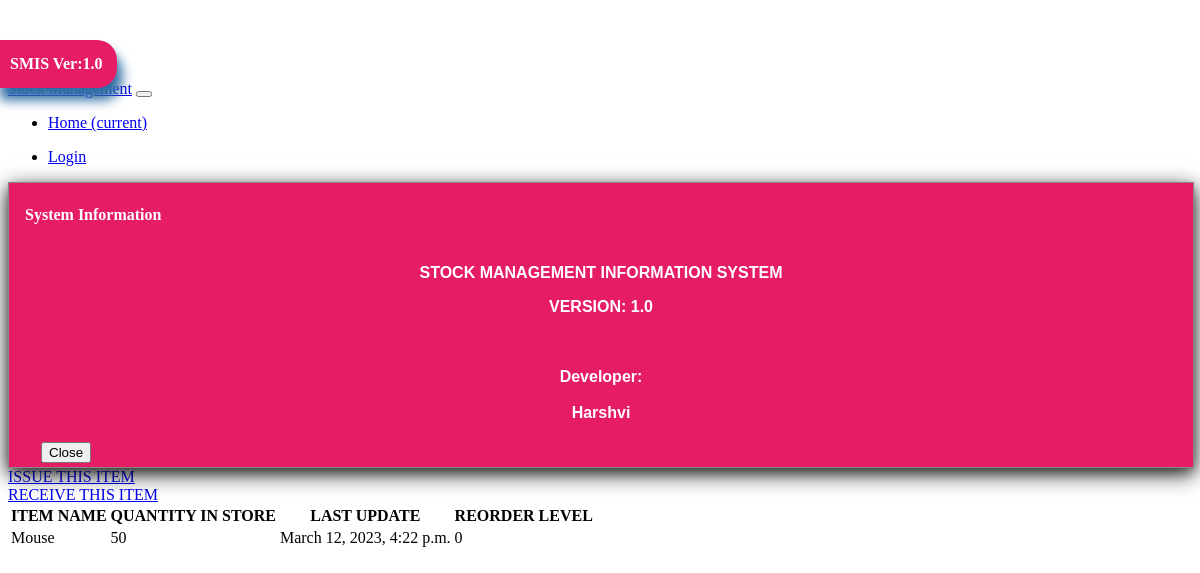
/stock_detail/3/, run on the app's committed database.
### stockmgmgt/models.py (models this page shows, shortened)
class Stock(models.Model):
    category=models.ForeignKey(Category,on_delete=models.CASCADE,blank=True)
    item_name=models.CharField(max_length=50,blank=True,null=True)
    quantity=models.IntegerField(default='0',blank=False,null=True)
    receive_quantity=models.IntegerField(default='0',blank=True,null=True)
    receive_by=models.CharField(max_length=50,blank=True,null=True)
    issue_quantity=models.IntegerField(default='0',blank=True,null=True)
    issue_by=models.CharField(max_length=50,blank=True,null=True)
    issue_to=models.CharField(max_length=50,blank=True,null=True)
    phone_number=models.CharField(max_length=50,blank=True,null=True)
    created_by=models.CharField(max_length=50,blank=True,null=True)
    reorder_level=models.IntegerField(default='0',blank=True,null=True)
    last_updated=models.DateTimeField(auto_now_add=False,auto_now=True)
    timestamp=models.DateTimeField(auto_now_add=True,auto_now=False)

### stockmgmgt/views.py (the view)
# urls.py: path('stock_detail/<str:pk>/',views.stock_detail,name="stock_detail"),
def stock_detail(request,pk):
    queryset=Stock.objects.get(id=pk)
    context={
        "queryset":queryset,
    }
    return render(request,"stock_detail.html",context)

### stockmgmgt/templates/stock_detail.html (shortened to what this page needs)
{% load static %}
{% load crispy_forms_tags %}
<!DOCTYPE html>
<html lang="en">
  <head>
    <link rel="stylesheet" href="{% static 'css/navbar-top-fixed.css' %}">
    <link rel="stylesheet" href="{% static 'js/jquery-ui-1.13.2/jquery-ui.min.css' %}">
    <link rel="stylesheet" href="{% static 'js/jquery-ui-1.13.2/jquery-ui.structure.min.css' %}">
    <link rel="stylesheet" href="{% static 'js/jquery-ui-1.13.2/jquery-ui.theme.min.css' %}">
    <link rel="stylesheet" href="{% static 'css/navbar-top-fixed.css' %}">
  </head>
  <body>
    {% include 'navbar.html' %}
<main role="main" class="container">
  <div class="jumbotron">
    <a href="{% url 'issue_items' queryset.id %}"> <div class="btn btn-danger">ISSUE THIS ITEM</div> </a>
    <a href="{% url 'receive_items' queryset.id %}"> <div class="btn btn-primary">RECEIVE THIS ITEM</div> </a>
    <div class="display_table">
        <table class='table'>
            <thead>
                <tr>
                    <th>ITEM NAME</th>
                    <th>QUANTITY IN STORE</th>
                    <th>LAST UPDATE</th>
                    <th>REORDER LEVEL</th>
                </tr>
            </thead>
            <tr>
                <td>{{queryset.item_name}}</td>
                <td>{{queryset.quantity}}</td>
                <td>{{queryset.last_updated}}</td>
                <td>{{queryset.reorder_level}}</td>
            </tr>
        </table>
    </div>
  </div>
</main>
    </body>
</html>

### stockmgmgt/static/css/navbar-top-fixed.css (style rules this page uses)
body { min-height: 75rem; padding-top: 4.5rem; }

### data on the page
Stock: item_name "Mouse", quantity "50", last_updated "March 12, 2023, 4:22 p.m.", reorder_level "0"
